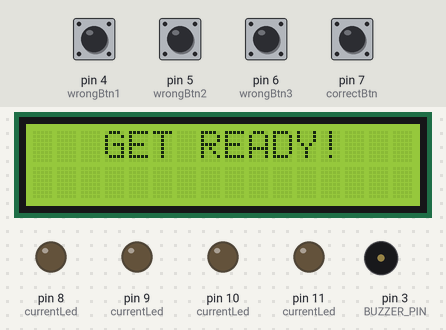
This sketch was run on a simulated Arduino Uno, built with avr-gcc and run on an emulated ATmega328P. Parts: 16×2 character LCD, output pins drawn as LEDs (lit = HIGH), buzzer (waves = sounding). The test bench sets the inputs (shaded band); at power-on: pin 4 (wrongBtn1), pin 5 (wrongBtn2), pin 6 (wrongBtn3), pin 7 (correctBtn) LOW. Random numbers use the default seed unless the sketch sets one; what the sketch prints to the serial monitor is not drawn. At 17.2 s the program stops and its outputs stay as they are.

Above: at 2.1 s.
At 8.3 s:
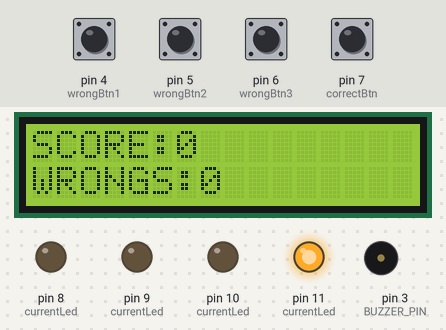
8.4 s: pin 4 (wrongBtn1) pulled HIGH for 0.15 s
At 10.3 s:
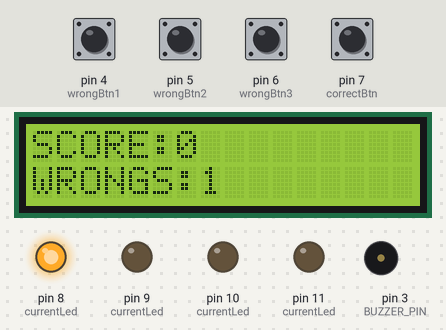
10.7 s: pin 6 (wrongBtn3) pulled HIGH for 1 s
At 13.0 s:
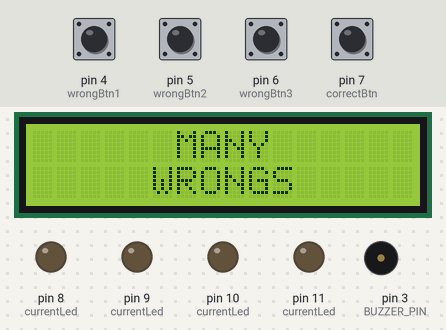
Timing chart, 0 to 17.8 s (numbered marks = the images above; inputs shaded):
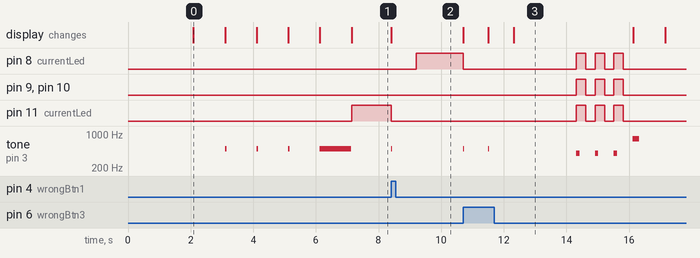

Measured:
- after the input at 8.4 s, pin 8 (currentLed): LOW → HIGH after 0.81 s; pin 11 (currentLed): HIGH → LOW at once; tone on pin 3 (BUZZER_PIN): silent → 500 Hz at once, → silent 0.03 s later; the display: changes at once (image 2)
- after the input at 10.7 s, pin 8 (currentLed): HIGH → LOW at once, then repeats every 0.60 s: HIGH 0.30 s, LOW 0.30 s, until it stays LOW from 15.8 s; pin 9 (currentLed): alternates HIGH for 0.30 s and LOW for 0.30 s, 6 changes in all, then stays LOW, starting after 3.6 s
- what the display in image 0 shows lasts 1.0 s, from 2.1 s to 3.1 s

The sketch:

WhacAMole.ino
```cpp
//Тестировалось на Arduino IDE 1.8.7
#include <Wire.h>
#include <LiquidCrystal_I2C.h>

#define BUZZER_PIN  3 // Пин с пищалкой (англ. «buzzer»)

LiquidCrystal_I2C lcd(0x3F, 16, 2); // Задаем адрес и размерность дисплея.

int currentScore = 0; // Текущее количество набранных очков
int wrongCounter = 0;  // Количество допущенных ошибок

int currentLed = 0;  // Номер выбранного светодиода
int correctBtn = 0;  // Пин правильной кнопки
int wrongBtn1 = 0;   // Пин неправильной кнопки 1
int wrongBtn2 = 0;   // Пин неправильной кнопки 2
int wrongBtn3 = 0;   // Пин неправильной кнопки 3

int updateTime = 800; // Время обновления цикла loop
int gameTime  = 6770;  // Продолжительность одной игры. Число обозначает не секунды, а условные единицы. (6700 у.е. = 40 секундам)

int buttonState = 0;  // Состояния кнопки

int randomLed = 0;    // Результаты ГСЧ

int j = 1; // Счетчик для повышения скорости игры

void setup()
{
  Serial.begin(9600);
  // Объявление используемых портов для пищалки
  pinMode(BUZZER_PIN, OUTPUT);

  // Объявление функции для корректной работы ГСЧ
  randomSeed(analogRead(1));    // Получаем значения с аналового пина А1, к которому ничего не подключено для того, чтобы каждый новый запуск получать новую ПСП

  // Объявление пинов кнопок, как входов
  pinMode(4, INPUT);
  pinMode(5, INPUT);
  pinMode(6, INPUT);
  pinMode(7, INPUT);

  // Объявление пинов светодиодов, как выходов
  pinMode(8, OUTPUT);
  pinMode(9, OUTPUT);
  pinMode(10, OUTPUT);
  pinMode(11, OUTPUT);

  downloadMenu();  // Запуск загрузочного меню
}

void loop()
{

  int randomLed = random(0, 4);  // Выбираем случайное число для включения светодиода

  // Проверяем какой выюради светодиод, присваиваем соответсвтующие значения пинов
  if (randomLed == 0) {  // Выбран зеленый

    currentLed = 11;
    correctBtn = 7;
    wrongBtn1 = 4;
    wrongBtn2 = 5;
    wrongBtn3 = 6;
  }
  if (randomLed == 1) {  // Выбран крансый

    currentLed = 10;
    correctBtn = 6;
    wrongBtn1 = 4;
    wrongBtn2 = 5;
    wrongBtn3 = 7;

  }
  if (randomLed == 2) {  // Выбран желтый

    currentLed = 9;
    correctBtn = 5;
    wrongBtn1 = 4;
    wrongBtn2 = 6;
    wrongBtn3 = 7;
  }
  if (randomLed == 3) {  // Выбран синий

    currentLed = 8;
    correctBtn = 4;
    wrongBtn1 = 5;
    wrongBtn2 = 6;
    wrongBtn3 = 7;
  }

  // Основной цикл игры
  while (gameTime >= 0) {  // Ждем, пока не истечет время игры
    buttonState = digitalRead(correctBtn);  // Считываем состояние пина выбранной кнопки
    digitalWrite(currentLed, HIGH); // Подаем питание на выбранные светодиод

    if (digitalRead(wrongBtn1) == HIGH ||  // Проверяем не нажаты ли неправильный кнопки
        digitalRead(wrongBtn2) == HIGH ||
        digitalRead(wrongBtn3) == HIGH )  {

      tone(BUZZER_PIN, 500, 30);  // Включаем пищалку на 50 миллисекунд

      wrongCounter++;  // Увеличиваем счетчик ошибок

      lcd.setCursor(7, 1);  // Выводим на экран
      lcd.print(wrongCounter);

      break;
    }
    if (buttonState == HIGH)  {  // Проверяем нажата ли правильная кнопка
      digitalWrite(currentLed, LOW);  // Снимаем питание со светодиода

      tone(BUZZER_PIN, 500, 30);  // Включаем пищалку на 50 миллисекунд

      currentScore++;  // Увеличиваем счетсик очков

      lcd.setCursor(6, 0);  // Выводим на экран
      lcd.print(currentScore);

      break;
    }
    if (gameTime == 0)  {  // Проверяем не закончилось ли время игры
      digitalWrite(currentLed, LOW);  // Снимаем питание со светодиода

      lcd.clear();  // Выводим на экран
      lcd.setCursor(5, 0);
      lcd.print("TIME`S");
      lcd.setCursor(6, 1);
      lcd.print("OVER");
      delay(1000);

      gameOver();  // Запускаем меню конца игры
    }
    gameTime--;  // Уменьшаем время игры
    Serial.println(gameTime);  // Костыль, без которого игра вылетает, если кто-то сможет его убрать, сообщите ))
  }

  // Чтобы сделать игру интереснее при достижении определнного количества очков время
  // обновления цикла уменьшается, то если светодиоды загораются чаще
  if (currentScore == j * 10) {
    updateTime -= 100;
    j++;
  }

  digitalWrite(currentLed, LOW);  // Снимаем питание со светодиода
  delay(updateTime);  // Задерживаем цикл

  if (wrongCounter > 2) {  // Проверяем количество неправильных нажатий
    lcd.clear();  // Выводим на экран количество ошибок
    lcd.setCursor(6, 0);
    lcd.print("MANY");
    lcd.setCursor(5, 1);
    lcd.print("WRONGS");
    delay(1000);

    gameOver();  // Запускаем меню конца игры
  }

} // to loop

// ----------------------------------------------------------------------------------------------------
// ------------------------------------ ОПИСАНИЕ ФУНКЦИЙ ----------------------------------------------
// ----------------------------------------------------------------------------------------------------

void downloadMenu() { // Загрузка заставочного экрана
  lcd.init();                            // Инициализация lcd
  lcd.backlight();                       // Включаем подсветку

  // Выводим текст названия игры (Catch me if you can)
  lcd.setCursor(4, 0);                   // Устанавливаем курсор в начало 1 строки
  lcd.print("WHACK A");
  lcd.setCursor(6, 1);                   // Устанавливаем курсор в начало 2 строки
  lcd.print("MOLE");               // Выводим текст
  delay(2000);                           // задержка перед выводом сообщений о подготовке к игре
  lcd.clear();

  // Выводим текст подготовки к игре (Get ready!, Three!, Two!, One!, Start!)
  lcd.setCursor(3, 0);
  lcd.print("GET READY!");
  delay(1000);
  lcd.clear();

  lcd.setCursor(5, 0);
  lcd.print("THREE!");
  tone(BUZZER_PIN, 500, 50);  // Включаем пищалку на 50 миллисекунд
  delay(1000);
  lcd.clear();

  lcd.setCursor(6, 0);
  lcd.print("TWO!");
  tone(BUZZER_PIN, 500, 50);  // Включаем пищалку на 50 миллисекунд
  delay(1000);
  lcd.clear();

  lcd.setCursor(6, 0);
  lcd.print("ONE!");
  tone(BUZZER_PIN, 500, 50);  // Включаем пищалку на 50 миллисекунд
  delay(1000);
  lcd.clear();

  lcd.setCursor(5, 0);
  lcd.print("START!");
  tone(BUZZER_PIN, 500, 1000);  // Включаем пищалку на 50 миллисекунд
  delay(1000);
  lcd.clear();

  //Выводим текст количества очков (Score: 0)
  lcd.setCursor(0, 0);
  lcd.print("SCORE:");
  lcd.setCursor(6, 0);
  lcd.print(currentScore);

  lcd.setCursor(0, 1);
  lcd.print("WRONGS:");
  lcd.setCursor(7, 1);
  lcd.print(wrongCounter);
}

void gameOver() {  // Заставка при проигрыше
  delay(1000);

  for (int i = 0; i < 3; i++) { // Красивая анимация при проигрыше (моргает и пищит три раза)
    digitalWrite(8, HIGH);  // Подаем питание на светодиод
    digitalWrite(9, HIGH);
    digitalWrite(10, HIGH);
    digitalWrite(11, HIGH);
    tone(BUZZER_PIN, 400, 100);  // Включаем пищалку на 50 миллисекунд
    delay(300);
    digitalWrite(8, LOW);  // Снимаем питание со светодиодов
    digitalWrite(9, LOW);
    digitalWrite(10, LOW);
    digitalWrite(11, LOW);
    delay(300);
  }

  tone(BUZZER_PIN, 800, 200);  // Включаем пищалку на 200 миллисекунд

  lcd.clear(); // Выводим сообщение о конце игры, число очков и ошибки
  lcd.setCursor(6, 0);
  lcd.print("GAME");
  lcd.setCursor(6, 1);
  lcd.print("OVER");
  delay(1000);

  lcd.clear();
  lcd.setCursor(0, 0);
  lcd.print("SCORE:");  // Вывод текущего счета на экран
  lcd.setCursor(6, 0);
  lcd.print(currentScore);
  lcd.setCursor(0, 1);
  lcd.print("WRONGS:");  // Вывод текущих ошибок на экран
  lcd.setCursor(7, 1);
  lcd.print(wrongCounter);
  exit(0);  // Принудительно выходим из цикла игры
}
```
